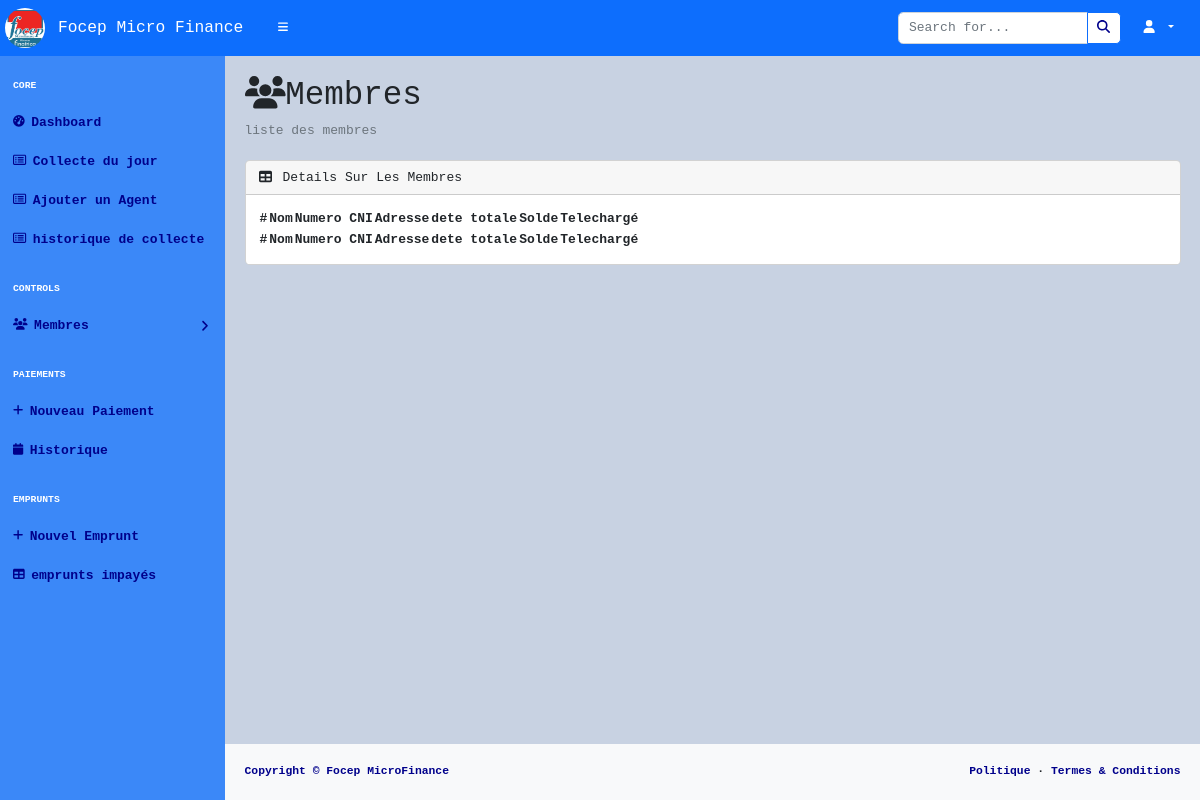
The app's page /pages/consultMember.php, older data.
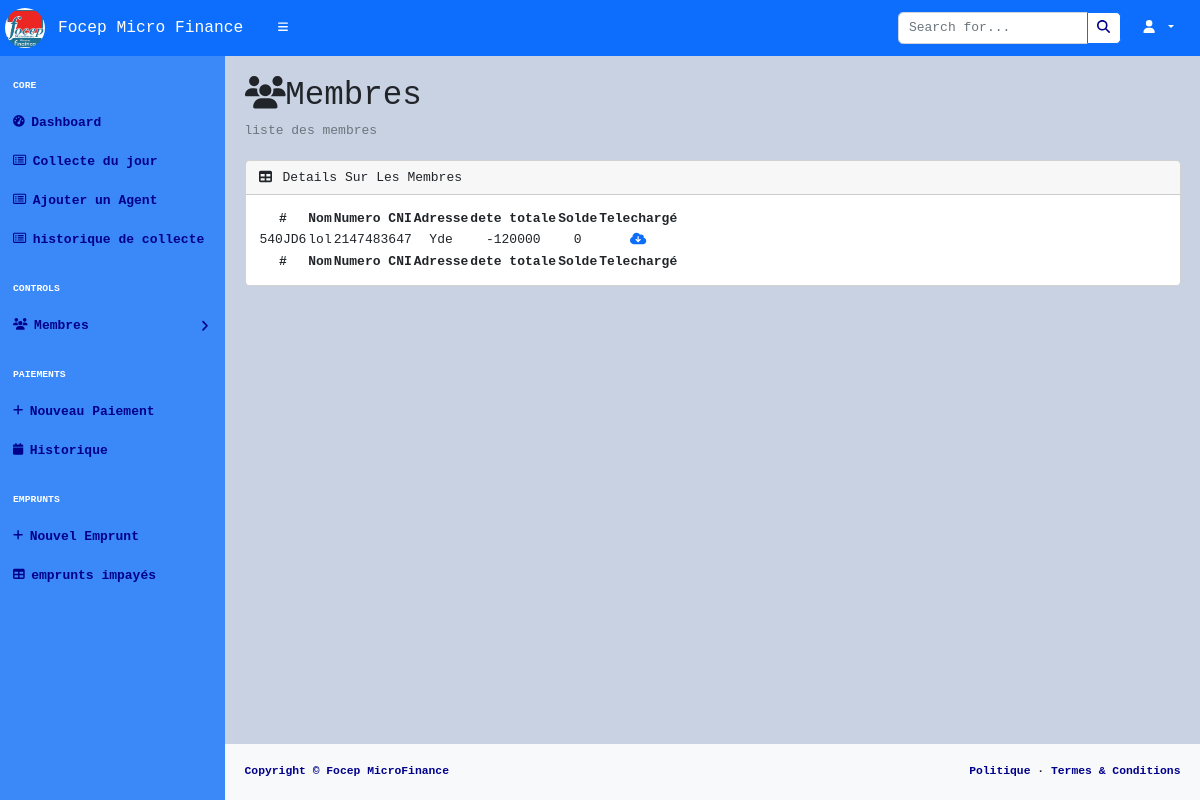
The same page, newer data.
### tables this page shows
CREATE TABLE membre (
  idMembre varchar(200) NOT NULL,
  nomMbre varchar(200) DEFAULT NULL,
  prenomMbre varchar(200) DEFAULT NULL,
  adresseMbre varchar(200) DEFAULT NULL,
  localisation varchar(200) DEFAULT NULL,
  telephoneMbre int(11) DEFAULT NULL,
  numCni int(11) DEFAULT NULL,
  numCompte varchar(20) DEFAULT NULL,
  joinDate date DEFAULT NULL
);

CREATE TABLE emprunt (
  idEmprunt varchar(200) NOT NULL,
  matricule varchar(200) DEFAULT NULL,
  idMembre varchar(200) NOT NULL,
  dateEmprunt datetime DEFAULT NULL,
  dateLimite datetime DEFAULT NULL,
  interet int(11) DEFAULT NULL,
  statut char(10) DEFAULT NULL,
  montant int(11) DEFAULT NULL
);

CREATE TABLE compte (
  numCompte varchar(200) NOT NULL,
  idMembre varchar(200) NOT NULL,
  dateOuverture datetime DEFAULT NULL,
  solde int(11) DEFAULT NULL
);

### pages/consultMember.php (the view, shortened to what this page needs)
<!DOCTYPE html>
<html lang="en">
<head>
    <?php include('../Structures/links.php') ?>
</head>
<body class="sb-nav-fixed">
<?php include('../Structures/navbar.php') ?>
<?php  include ('../Structures/sidenav.php')?>
<div id="layoutSidenav_content">
    <main>
        <div class="container-fluid px-4">
            <h1 class="mt-4"><i class="fas fa-users"></i>Membres</h1>
            <ol class="breadcrumb mb-4">
                <li class="breadcrumb-item active">liste des membres</li>
            </ol>
            <div class="card mb-4">
                <div class="card-header">
                    <i class="fas fa-table me-1"></i>
                    Details Sur Les Membres
                </div>
                <div class="card-body">
                    <table id="datatablesSimple">
                        <thead>
                        <tr>
                            <th>#</th>
                            <th>Nom</th>
                            <th>Numero CNI</th>
                            <th>Adresse</th>
                            <th>dete totale</th>
                            <th>Solde</th>
                            <th>Telechargé</th>
                        </tr>
                        </thead>
                        <tfoot>
                        <tr>
                            <th>#</th>
                            <th>Nom</th>
                            <th>Numero CNI</th>
                            <th>Adresse</th>
                            <th>dete totale</th>
                            <th>Solde</th>
                            <th>Telechargé</th>
                        </tr>
                        </tfoot>
                        <tbody>
                        <?php
                        include "../controls/db.php";
                        $members= $pdo->query("select * from membre");
                        $mbrId=$members->fetchColumn(0);
                        if(!empty($mbrId)){
                            foreach($members as $row) {
                                echo "
                                            <tr>
                                                <td>$row[idMembre]</td>
                                                <td>$row[nomMbre]</td>
                                                <td>$row[numCni]</td>
                                                <td>$row[adresseMbre]</td>
                                              ";
                            }
                            $emprunt=$pdo->query("select montant from emprunt where idMembre='$mbrId' ");
                            $montant=$emprunt->fetchColumn(0);
                            echo "
                                                <td>$montant</td>
                                                ";
                            $solde=$pdo->query("select solde from compte where idMembre='$mbrId' ");
                            $soldecompte=$solde->fetchColumn(0);
                            echo "
                            <td>$soldecompte</td>
                            <td><a href=''> <i class='fas fa-cloud-download'></i></a></td>
                            ";
                        }
                        ?>
                        </tbody>
                    </table>
                </div>
            </div>
        </div>
    </main>
    <?php include ('../Structures/footer.php')?>
</div>
</div>
</body>
</html>

Row changes from the older to the newer data that the page shows:
added membre: idMembre "540JD6", nomMbre "lol", numCni "2147483647", adresseMbre "Yde"
added emprunt: montant "-120000"
added compte: solde "0"
